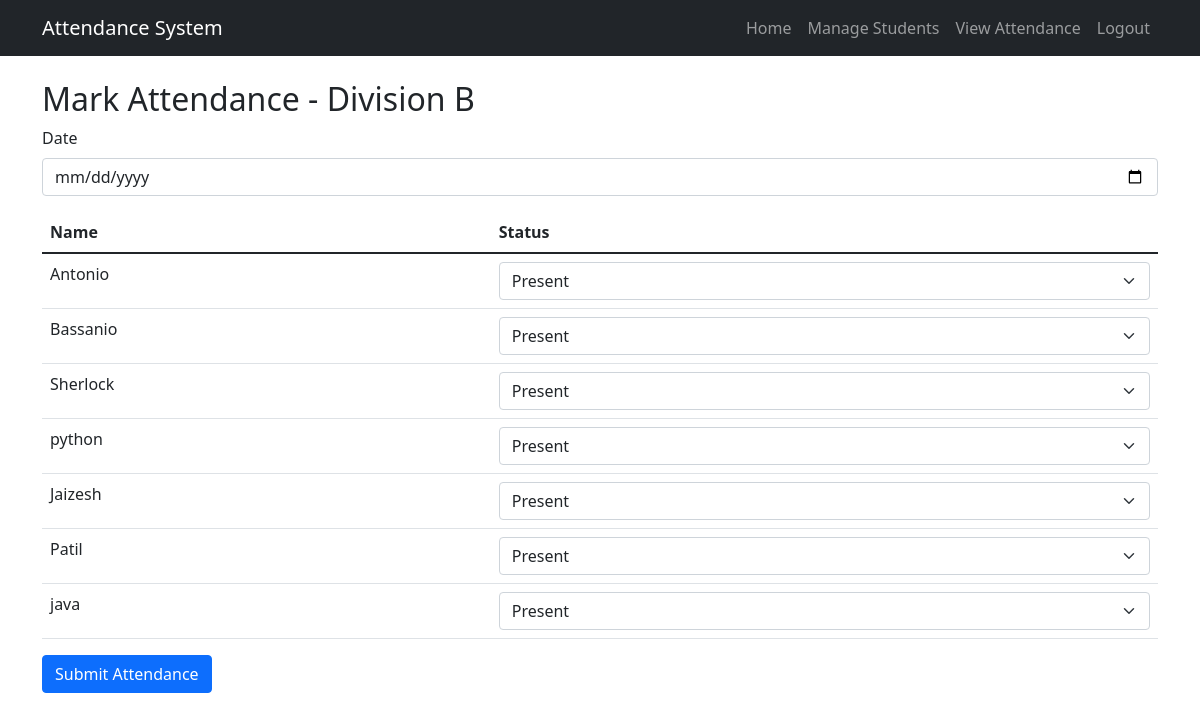
The page /mark_attendance/B (signed in) on the database its author committed.
### app.py (models this page shows)
class Student(db.Model):
    id = db.Column(db.Integer, primary_key=True)
    name = db.Column(db.String(80), nullable=False)
    division = db.Column(db.String(1), nullable=False)  # 'A' or 'B'

### app.py (the view)
@app.route('/mark_attendance/<division>')
def mark_attendance(division):
    if 'username' not in session:
        return redirect(url_for('login'))
    students = Student.query.filter_by(division=division).all()
    return render_template('mark_attendance.html', students=students, division=division)

### templates/mark_attendance.html (shortened to what this page needs)
{% extends "base.html" %}
{% block content %}
<h2>Mark Attendance - Division {{ division }}</h2>
<form method="POST" action="{{ url_for('submit_attendance') }}">
    <div class="mb-3">
        <label for="date" class="form-label">Date</label>
        <input type="date" class="form-control" id="date" name="date" required>
    </div>
    <table class="table">
        <thead>
            <tr>
                <th>Name</th>
                <th>Status</th>
            </tr>
        </thead>
        <tbody>
            {% for student in students %}
            <tr>
                <td>{{ student.name }}</td>
                <td>
                    <select name="student_{{ student.id }}" class="form-select">
                        <option value="present">Present</option>
                    </select>
                </td>
            </tr>
            {% endfor %}
        </tbody>
    </table>
    <button type="submit" class="btn btn-primary">Submit Attendance</button>
</form>
{% endblock %}

### rows shown on the page
Student: name "Antonio", id "Present"
Student: name "Bassanio", id "Present"
Student: name "Sherlock", id "Present"
Student: name "python", id "Present"
Student: name "Jaizesh", id "Present"
Student: name "Patil", id "Present"
Student: name "java", id "Present"

### other values the page prints
{{ division }} "B"
